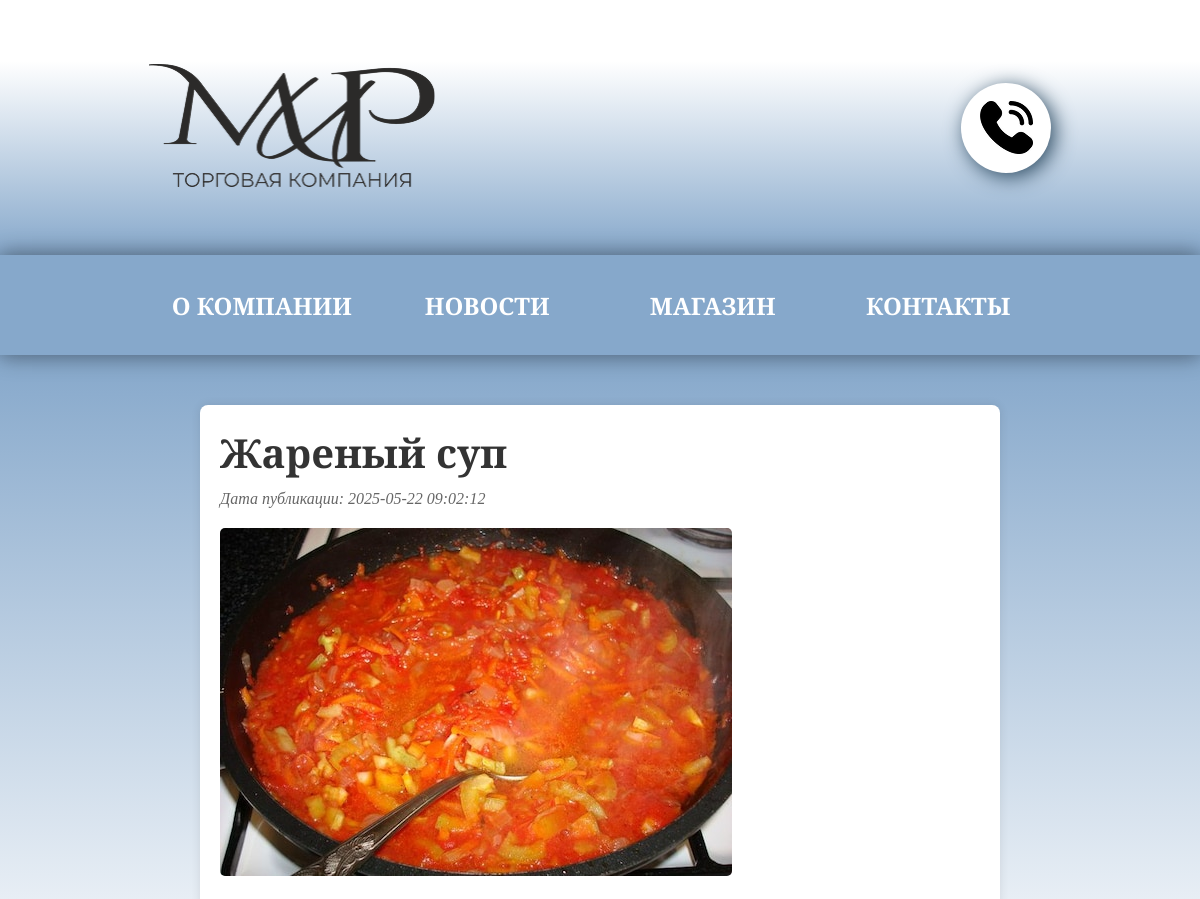
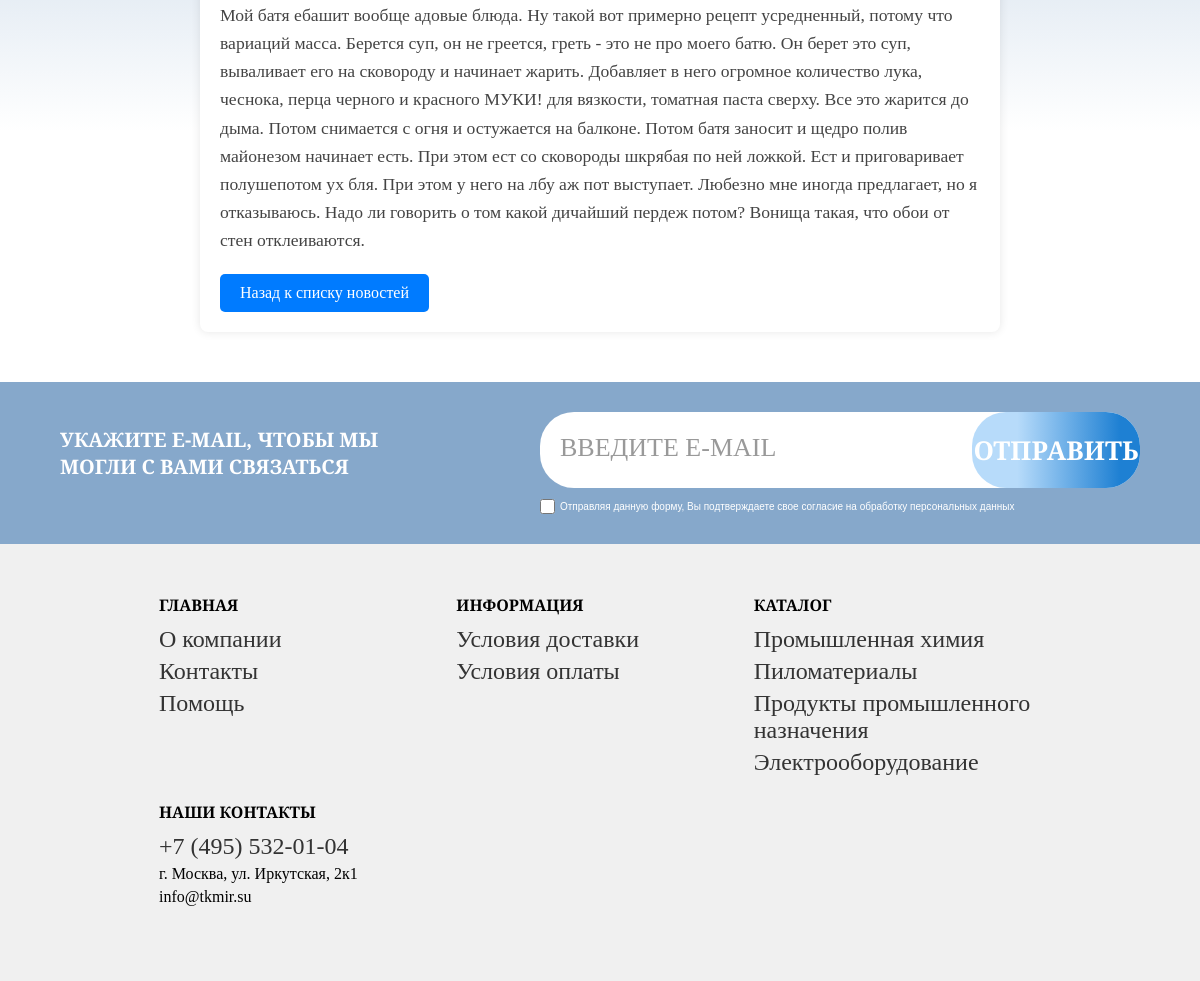
The app's page /news/жареный-суп with its own data (2 pictures, top to bottom).
### server_run.py (models this page shows, shortened)
class News(db.Model):
    id = db.Column(db.Integer, primary_key=True)
    title = db.Column(db.String(255), nullable=False)
    content = db.Column(db.Text, nullable=False)
    date_created = db.Column(db.DateTime, default=db.func.now())
    author_id = db.Column(db.Integer, db.ForeignKey('user.id'), nullable=False)
    author = db.relationship('User', backref=db.backref('news', lazy=True))
    slug = db.Column(db.String(255), unique=True, nullable=False)
    is_published = db.Column(db.Boolean, default=False)
    image = db.Column(db.String(255), nullable=True)

### server_run.py (the view)
@app.route('/news/<slug>')
def view_news(slug):
    news_item = News.query.filter_by(slug=slug, is_published=True).first_or_404()
    return render_template('view_news.html', news_item=news_item)

### templates/view_news.html (shortened to what this page needs)
<!DOCTYPE html>
<html lang="en">
<head>
    <link rel="stylesheet" href="{{ url_for('static', filename='css/core style.css') }}" />
    <link rel="stylesheet" href="{{ url_for('static', filename='css/view_news.css') }}" />
</head>
<body>
    <header class="gradient-section">
        <div class="container">
            <div class="header-content">
                <div class="header-left">
                    <a href="{{ url_for('index') }}"> <img src="{{ url_for('static', filename='img/Logo.png') }}" alt="Logo" class="logo" /></a>
                </div>
                <div class="icons-wrapper">
                    <a href="tel:+74955320104" class="icon-circle phone-icon">
                        <img src="{{ url_for('static', filename='img/Phone.png') }}" alt="Phone" />
                    </a>
                </div>
            </div>
        </div>
    </header>
<nav class="navigation">
    <div class="container">
        <div class="nav-links">
            <a href="{{ url_for('about') }}" class="nav-button">О Компании</a>
            <a href="{{ url_for('news') }}" class="nav-button">Новости</a>
            <a href="https://tkmir.su" class="nav-button">Магазин</a>
            <a href="{{ url_for('contact') }}" class="nav-button">Контакты</a>
        </div>
    </div>
</nav>
    <section class="news-content-section">
        <div class="container">
            <h1 class="news-title">{{ news_item.title }}</h1>
            <p class="news-date">Дата публикации: {{ news_item.date_created }}</p>
            {% if news_item.image %}
                <img src="{{ url_for('static', filename='news_img/' + news_item.image) }}" alt="Изображение новости" class="news-image">
            {% endif %}
            <p class="news-content">{{ news_item.content }}</p>
            <a href="{{ url_for('news') }}" class="back-link">Назад к списку новостей</a>
        </div>
    </section>
    <section class="email-section">
       <div class="email-content">
           <p class="email-text">УКАЖИТЕ E-MAIL, ЧТОБЫ МЫ МОГЛИ С ВАМИ СВЯЗАТЬСЯ</p>
           <form class="email-form" id="emailForm" method="post" action="{{ url_for('subscribe') }}">
               <input type="email" class="email-input" id="emailInput" name="email" placeholder="ВВЕДИТЕ E-MAIL" required>
               <button type="submit" class="submit-button">ОТПРАВИТЬ</button>
               <label class="terms-checkbox">
                   <input type="checkbox" id="termsCheckbox" required>
                   <span class="terms-text">Отправляя данную форму, Вы подтверждаете свое согласие на обработку персональных данных</span>
               </label>
           </form>
       </div>
    </section>
    <footer class="footer-section">
        <div class="container">
            <div class="footer-content">
                <div class="footer-column">
                    <h4>ГЛАВНАЯ</h4>
                    <ul>
                        <li><a href="{{ url_for('about') }}">О компании</a></li>
                        <li><a href="{{ url_for('contact') }}">Контакты</a></li>
                        <li><a href="#">Помощь</a></li>
                    </ul>
                </div>
                <div class="footer-column">
                    <h4>ИНФОРМАЦИЯ</h4>
                    <ul>
                        <li><a href="#">Условия доставки</a></li>
                        <li><a href="#">Условия оплаты</a></li>
                    </ul>
                </div>
                <div class="footer-column">
                    <h4>КАТАЛОГ</h4>
                    <ul>
                        <li><a href="#">Промышленная химия</a></li>
                        <li><a href="#">Пиломатериалы</a></li>
                        <li><a href="#">Продукты промышленного назначения</a></li>
                        <li><a href="#">Электрооборудование</a></li>
                    </ul>
                </div>
                <div class="footer-column">
                    <h4>НАШИ КОНТАКТЫ</h4>
                    <ul>
                        <li><a href="tel:+74955320104">+7 (495) 532-01-04</a></li>
                        <li>г. Москва, ул. Иркутская, 2к1</li>
			<li>info@tkmir.su</li>
                    </ul>
                </div>
            </div>
        </footer>
</body>
</html>

### static/css/core style.css (style rules this page uses)
* { margin: 0; padding: 0; box-sizing: border-box; }
body { width: 100%; font-family: 'Alegreya', serif; }
.container { max-width: 100%; margin: 0 calc(17vw - 55px); }
.gradient-section { position: relative; width: 100%; min-height: 251px; background: linear-gradient(to bottom, #ffffff 23.9149%, #86A8CB 100%); padding: 64px 0; }
.header-content { display: flex; justify-content: space-between; align-items: center; width: 100%; max-width: 1440px; margin: 0 auto; min-width: 0; }
.header-left { display: flex; align-items: center; }
.logo { width: 286px; height: 123px; flex-shrink: 1; }
.icons-wrapper { display: flex; align-items: center; gap: 20px; flex-shrink: 0; white-space: nowrap; }
.icon-circle { width: 90px; height: 90px; background: white; border-radius: 50%; box-shadow: 4px 4px 20px #2E4C63; display: flex; align-items: center; justify-content: center; flex-shrink: 0; }
.icon-circle img { width: 53px; height: 53px; max-width: 100%; max-height: 100%; }
.navigation { width: 100%; background-color: #86A8CB; min-height: 100px; z-index: 2; box-shadow: 0 4px 20px rgba(0, 0, 0, 0.25), 0 -4px 20px rgba(0, 0, 0, 0.25); position: relative; transform: translateZ(15px); }
.nav-links { display: flex; justify-content: space-between; align-items: center; height: 100%; flex: 1; }
.navigation a { color: #ffffff; text-decoration: none; font-size: 1.5em; font-family: 'Alegreya', serif; font-weight: 700; text-transform: uppercase; flex: 1; text-align: center; display: flex; align-items: center; justify-content: center; box-sizing: border-box; transition: box-shadow 0.2s ease; min-height: 100px; }
.nav-button { height: 100%; box-sizing: border-box; }
.email-section { min-height: 158px; background-color: #86A8CB; padding: 30px 0; display: flex; align-items: center; justify-content: center; }
.email-content { width: 100%; max-width: 1440px; display: flex; align-items: center; justify-content: space-between; padding: 0 5%; flex-wrap: wrap; }
.email-text { max-width: 29vw; font-family: 'Alegreya', serif; font-weight: bold; font-size: 20px; text-align: left; color: #fff; flex: 1 1 100%; margin-bottom: 20px; }
.email-form { display: flex; flex-direction: column; align-items: flex-start; position: relative; flex: 1 1 100%; max-width: 50vw; }
.email-input { width: 100%; height: 76px; border-radius: 34px; border: none; padding: 0 20px; font-family: 'Alegreya', serif; font-size: 18px; text-align: left; color: #000; }
.email-input::placeholder { font-family: 'Alegreya', serif; font-size: 26px; color: #999; }
.submit-button { font-family: 'Alegreya', serif; position: absolute; top: 0; right: 0; width: 14vw; min-width: 155px; height: 76px; border-radius: 34px; border: none; background: linear-gradient(to right, #B7DBFA 27%, #1E80D3 88%); color: #fff; font-size: 26px; font-weight: bold; cursor: pointer; }
.terms-checkbox { margin-top: 11px; display: flex; align-items: center; justify-content: flex-start; }
.terms-checkbox input[type="checkbox"] { width: 15px; height: 15px; margin-right: 5px; }
.terms-text { font-family: 'Alegreya Sans', sans-serif; font-size: 10px; color: #fff; }
.footer-section { background-color: #f0f0f0; padding: 50px 0; padding-left: 10px; }
.footer-content { display: flex; justify-content: space-between; flex-wrap: wrap; }
.footer-column { flex: 1 1 200px; margin-right: 20px; margin-bottom: 20px; text-align: left; }
.footer-column h4 { margin-bottom: 10px; }
.footer-column ul { list-style: none; padding: 0; }
.footer-column ul li { margin-bottom: 5px; }
.footer-column ul li a { text-decoration: none; color: #333; font-size: 24px; }

### static/css/view_news.css (style rules this page uses)
.news-content-section { background: linear-gradient(to bottom, #86A8CB 0%, #FFF 73%); width: 100%; padding-top: 50px; padding-bottom: 50px; }
.news-content-section .container { max-width: 800px; margin: 0 auto; padding: 20px; background-color: #fff; border-radius: 8px; box-shadow: 0 0 10px rgba(0, 0, 0, 0.1); }
.news-title { font-size: 2.5em; margin-bottom: 10px; color: #333; }
.news-date { font-style: italic; color: #666; margin-bottom: 20px; }
.news-image { max-width: 100%; height: auto; margin-bottom: 20px; border-radius: 5px; }
.news-content { font-size: 1.1em; line-height: 1.6; color: #444; }
.back-link { display: inline-block; margin-top: 20px; padding: 10px 20px; background-color: #007bff; color: #fff; text-decoration: none; border-radius: 5px; }

### records on screen
News: title "Жареный суп", date_created "2025-05-22 09:02:12", image (picture), content "Мой батя ебашит вообще адовые блюда. Ну такой вот примерно рецепт усредненный, потому что вариаций масса. Берется суп, он не греется, греть - это не про моего батю. Он берет это суп, вываливает его на сковороду и начинает жарить. Добавляет в него огромное количество лука, чеснока, перца черного и красного МУКИ! для вязкости, томатная паста сверху. Все это жарится до дыма. Потом снимается с огня и остужается на балконе. Потом батя заносит и щедро полив майонезом начинает есть. При этом ест со сковороды шкрябая по ней ложкой. Ест и приговаривает полушепотом ух бля. При этом у него на лбу аж пот выступает. Любезно мне иногда предлагает, но я отказываюсь. Надо ли говорить о том какой дичайший…"
